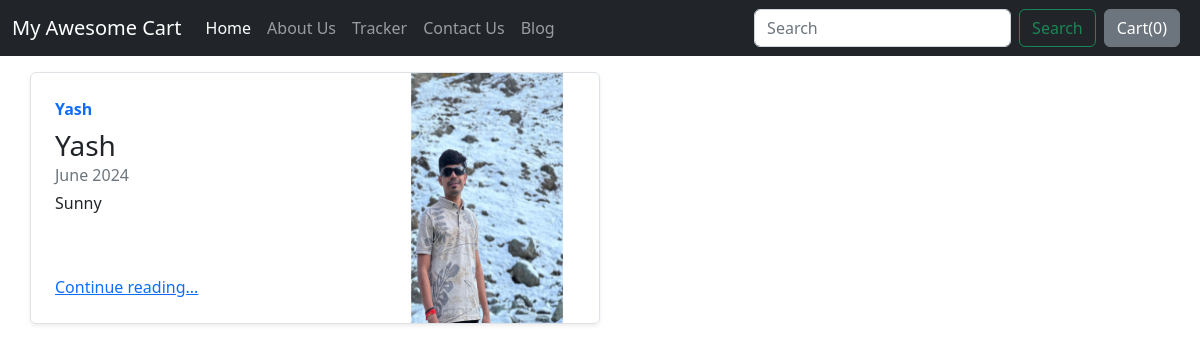
Page /blog/ on the earlier database version.
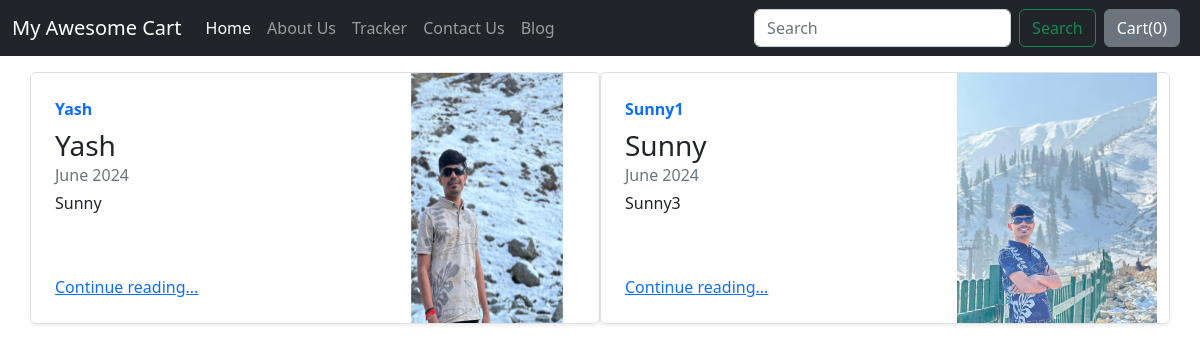
Same page on the later database version.
### blog/models.py (models this page shows)
class Blogpost(models.Model):
    post_id = models.AutoField(primary_key= True)
    title = models.CharField(max_length=50)
    head0 = models.CharField(max_length=500, default="")
    chead0 = models.CharField(max_length=5000, default="")
    head1 = models.CharField(max_length=500, default="")
    chead1 = models.CharField(max_length=5000, default="")
    head2 = models.CharField(max_length=500, default="")
    chead2 = models.CharField(max_length=5000, default="")
    pub_date = models.DateField()
    thumbnail = models.ImageField(upload_to='shop/images', default="")
    def __str__(self):
        return self.title

### blog/views.py (the view)
# urls.py: path("", views.index, name="blogHome"),
def index(request):
    myposts= Blogpost.objects.all()
    print(myposts)
    return render(request, 'blog/index.html', {'myposts': myposts})

### blog/templates/blog/index.html
{%extends 'blog/basic.html'%}
{%block body%}
<div class="container mt-3">
    <div class="row my-2">
        {% for item in myposts %}
        <div class="col-md-6">
            <div class="row no-gutters border rounded overflow-hidden flex-md-row mb-4 shadow-sm h-md-250 position-relative">
                <div class="col p-4 d-flex flex-column position-static">
                    <strong class="d-inline-block mb-2 text-primary">
                         {{item.head0}}
                    </strong>
                    <h3 class="mb-0">{{item.title}}</h3>
                    <div class="mb-1 text-muted">June 2024</div>
                    <p class="card-text mb-auto">{{item.head1}}</p>
                    <a href="blogpost/{{item.post_id}}" class="stretched-link">Continue reading...</a>
                </div>
                <div class="col-auto d-none d-lg-block">
                    <img src="/media/{{item.thumbnail}}" class="bd-placeholder-img" width="200" height="250" aria-label="Placeholder: Thumbnail"></img>
                </div>
            </div>
        </div>
        {% if forloop.counter|divisibleby:2%}
    </div>
    <div class="row my-2">
        {%endif%}
        {%endfor%}</div>
</div>
{%endblock%}

Differences in the rows shown:
added Blogpost: head0 "Sunny1", title "Sunny", head1 "Sunny3", thumbnail (picture)
